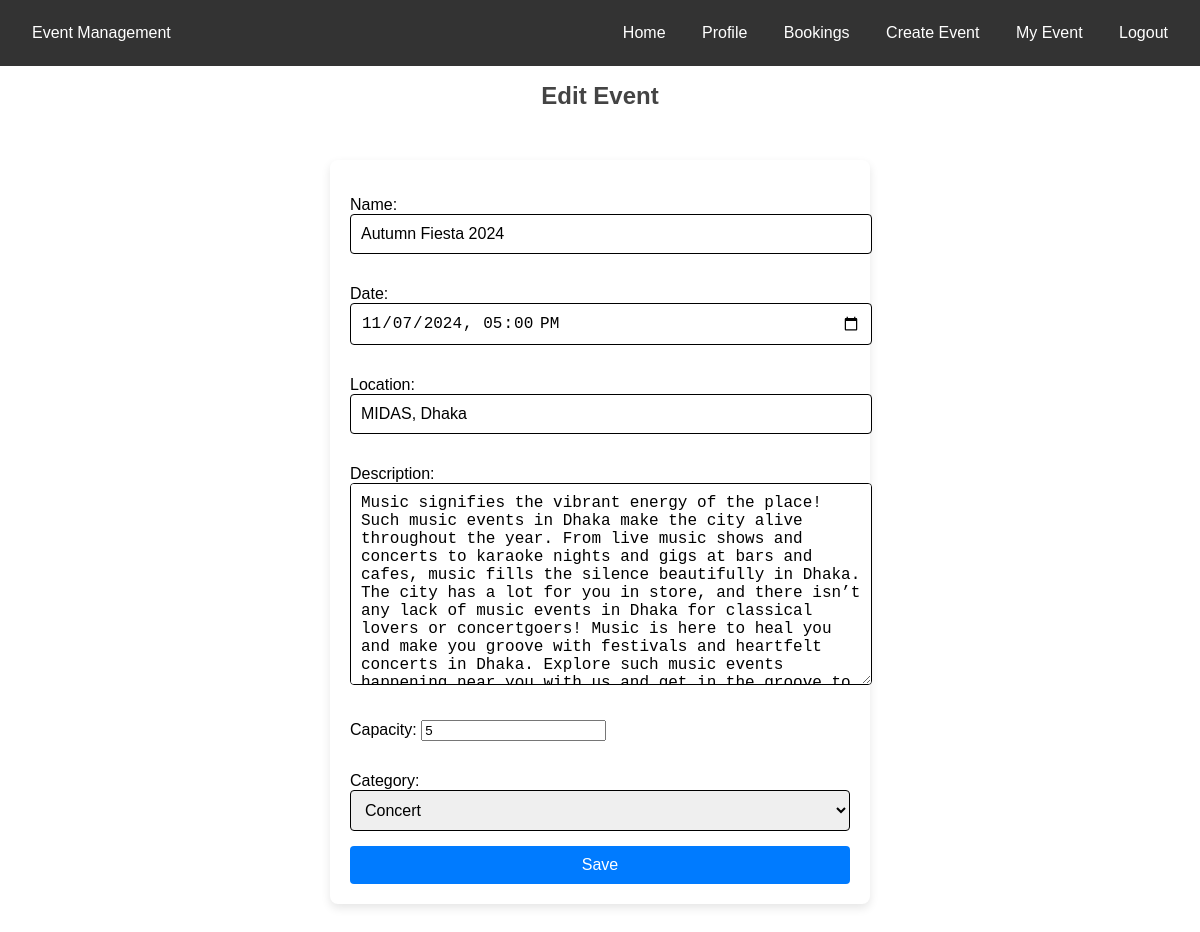
The page /event/event/5/update/ (signed in) on the database as committed earlier.
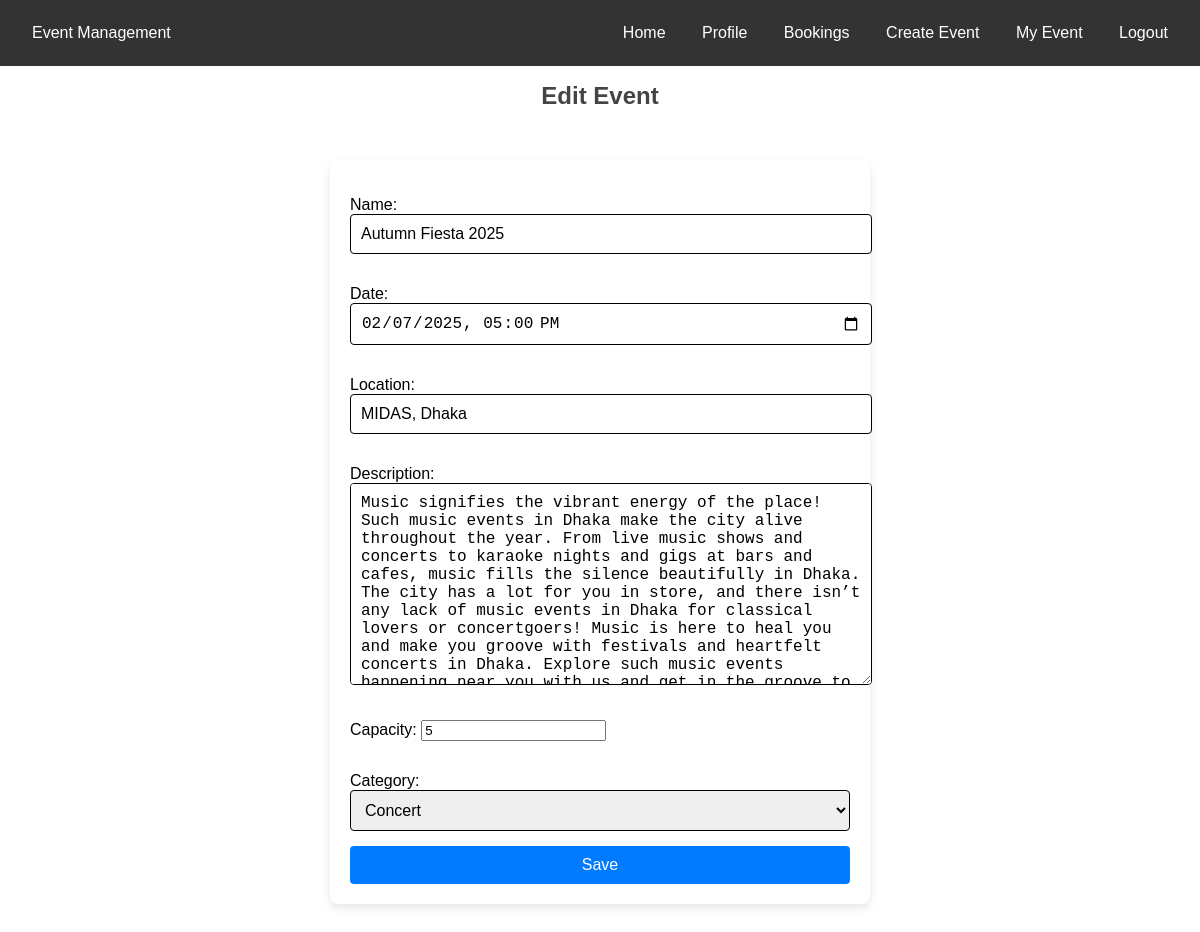
The same page on the database as committed later.
### event/models.py (models this page shows, shortened)
class Event(models.Model):
    CATEGORY_CHOICES = [
        ('conference', 'Conference'),
        ('concert', 'Concert'),
        ('workshop', 'Workshop'),
    ]
    name = models.CharField(max_length=200)
    description = models.TextField()
    location = models.CharField(max_length=200)
    date = models.DateTimeField()
    category = models.CharField(max_length=20, choices=CATEGORY_CHOICES)
    capacity = models.PositiveIntegerField()
    created_by = models.ForeignKey(
        User, on_delete=models.CASCADE, related_name="events")

### event/views.py (the view)
@login_required
def event_update(request, event_id):
    event = get_object_or_404(Event, id=event_id)
    if request.user == event.created_by or request.user.is_superuser:
        if request.method == 'POST':
            form = forms.EventForm(request.POST, instance=event)
            if form.is_valid():
                form.save()
                messages.success(request, 'Event updated successfully.')
                return redirect('my_event')
        else:
            form = forms.EventForm(instance=event)
    else:
        messages.error(
            request, 'You do not have permission to update this event.')
        return redirect('my_event')
    return render(request, 'events/event_form.html', {'form': form})

### event/forms.py
class EventForm(forms.ModelForm):
    date = forms.DateTimeField(
        widget=forms.DateTimeInput(
            attrs={'type': 'datetime-local'}, format='%Y-%m-%dT%H:%M'
        ),
        input_formats=['%Y-%m-%dT%H:%M'],
    )
    class Meta:
        model = Event
        fields = ['name', 'date', 'location',
                  'description', 'capacity', 'category']

### event/templates/events/event_form.html
{% extends 'base.html' %} {% block content %}
<h1>{% if form.instance.id %}Edit Event{% else %}Create Event{% endif %}</h1>
<div class="form-container">
  <form method="post">
    {% csrf_token %} {{ form.as_p }}
    <button type="submit" class="submit-button">Save</button>
  </form>
</div>
{% endblock %}

Rows that differ between the two databases and show on the page:
changed Event "MIDAS, Dhaka": name "Autumn Fiesta 2024" → "Autumn Fiesta 2025"; date "11/07/2024 17:00" → "02/07/2025 17:00"
